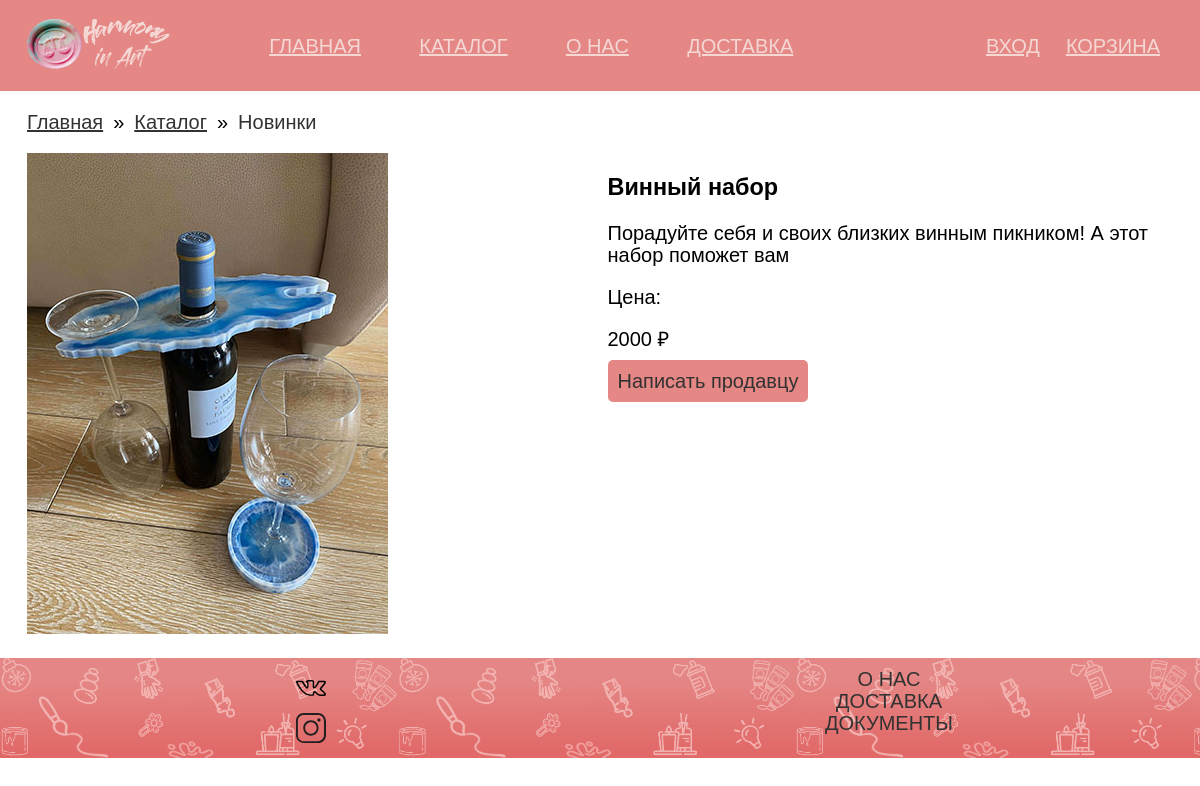
The app's page /goods_detail.php?id=1 with its own data.
### tables this page shows
CREATE TABLE `categories` (
  `category_id` int(11) NOT NULL,
  `title` varchar(255) NOT NULL,
  `translation` varchar(255) NOT NULL,
  `photo` text NOT NULL
);

CREATE TABLE `goods` (
  `id` int(11) NOT NULL,
  `title` varchar(255) NOT NULL,
  `description` text DEFAULT NULL,
  `title_photo` text NOT NULL,
  `photos` text DEFAULT NULL,
  `price` int(11) NOT NULL
);

### goods_detail.php (called while the page is built)
<?php
require 'models/Goods.php';
$id = (int)$_GET['id'];
$good = Goods::getGoodById($id);
require 'views/goods_detailed_view.php'
?>

### models/Goods.php (called while the page is built, shortened)
<?php
class Goods {
    public static function getGoodById($id) {
        $pdo = DBConnect::getConnection();
        $query = "SELECT id, goods.title, title_photo, price, description, translation
        FROM goods, connection, categories
        WHERE goods.id = good_id
        AND category_id = id_category
        AND id = ?;";
        $result = $pdo->prepare($query);
        $result->execute([$id]);
        return $result->fetch();
    }
}

### views/goods_detailed_view.php (the view)
<?php require 'Components/header.php'; ?>
<main class="page-main">
        <div class="breadcrumbs-container">
            <ul class="breadcrumbs">
                <li class="breadcrumbs__item"><a href="index.php">Главная</a></li>
                <li class="breadcrumbs__item"><a href="catalog.php">Каталог</a></li>
                <li class="breadcrumbs__item"><a><?= $good['translation']?></a></li>
            </ul>
        </div>
        <section class="goods-detailed">
            <div class="goods-detailed__photos">
                <img src="<?= $good['title_photo']?>" alt="<?= $good['title']?>">
            </div>
            <div class="goods-detailed__info">
                <h3><?= $good['title']?></h3>
                <div>
                    <p><?= $good['description']?></p>
                </div>
                <div>
                    <p>Цена: </p>
                    <p><?= $good['price']?> <span class="rub">&#8381;</span></p>
                    <a class="btn">Написать продавцу</a>
                </div>
            </div>
        </section>
    </main>
<?php require 'Components/footer.php'; ?>

### css/admin.css (style rules this page uses)
body { margin: 0; padding: 0; font-family:'Gill Sans', 'Gill Sans MT', Calibri, 'Trebuchet MS', sans-serif; font-size: 20px; font-weight: 400; line-height: 22px; }
.btn { padding: 10px; background-color: #e48785; color: #323232; border-radius: 5px; border: none; cursor: pointer; }
.breadcrumbs-container { margin-bottom: 20px; }
.breadcrumbs { display: flex; margin: 0; padding: 0; align-items: center; list-style: none; }
.breadcrumbs__item a { color: #323232; }
.breadcrumbs__item::after { content: "»"; margin: 0 10px; }
.breadcrumbs__item:last-child:after { display: none; }
.page-main { padding: 5px 5px; }
@media (min-width: 768px) { .page-main { padding: 20px 27px; } }
@media (min-width: 768px) { .goods-detailed { display: grid; grid-template-columns: repeat(2, 1fr); grid-gap: 15px; } }

### records on screen
categories: translation "Новинки"
goods: title_photo (picture), title "Винный набор", description "Порадуйте себя и своих близких винным пикником! А этот набор поможет вам", price "2000"
